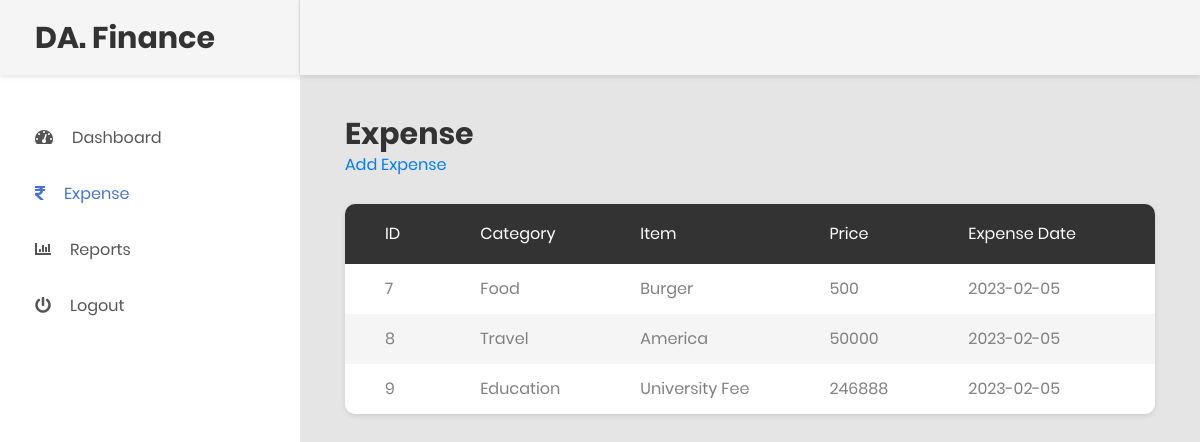
The app's page /expense.php (signed in) with its own data.
### tables this page shows
CREATE TABLE `expense` (
  `id` int(11) NOT NULL,
  `category_id` int(11) NOT NULL,
  `item` varchar(255) NOT NULL,
  `price` float NOT NULL,
  `details` text NOT NULL,
  `expense_date` date NOT NULL,
  `added_on` datetime NOT NULL,
  `added_by` int(11) NOT NULL
);

CREATE TABLE `category` (
  `id` int(11) NOT NULL,
  `name` varchar(255) NOT NULL
);

### expense.php (the view, shortened to what this page needs)
<?php
   include('header.php');
   $res=mysqli_query($con,"select expense.*,category.name from expense,category  where expense.category_id=category.id and expense.added_by='".$_SESSION['UID']."'
   order by expense.expense_date asc");
   ?>
<?php
   if(mysqli_num_rows($res)>0){
   ?>
<div class="main-content">
   <div class="section__content section__content--p30">
      <div class="container-fluid">
         <div class="row">
            <div class="col-lg-12">
               <h2>Expense</h2>
               <a href="manage_expense.php">Add Expense</a>
               <br/><br/>
               <div class="table-responsive table--no-card m-b-30">
                  <table class="table table-borderless table-striped table-earning">
                     <thead>
                        <tr>
                           <th>ID</th>
                           <th>Category</th>
                           <th>Item</th>
                           <th>Price</th>
                           <th>Expense Date</th>
                           <th></th>
                        </tr>
                     <tbody>
                        <?php while($row=mysqli_fetch_assoc($res)){?>
                        <tr>
                           <td><?php echo $row['id'];?></td>
                           <td><?php echo $row['name']?></td>
                           <td><?php echo $row['item']?></td>
                           <td><?php echo $row['price']?></td>
                           <td><?php echo $row['expense_date']?></td>
                           <td>
                           </td>
                        </tr>
                        <?php } ?>
                     </tbody>
                  </table>
                  <?php }
                     else{
                     	echo "No data found";
                     }
                     ?>
               </div>
            </div>
         </div>
      </div>
   </div>
</div>
<?php
   include('footer.php');
   ?>

### records on screen
expense: id "7", category.name "Food", item "Burger", price "500", expense_date "2023-02-05"
expense: id "8", category.name "Travel", item "America", price "50000", expense_date "2023-02-05"
expense: id "9", category.name "Education", item "University Fee", price "246888", expense_date "2023-02-05"
